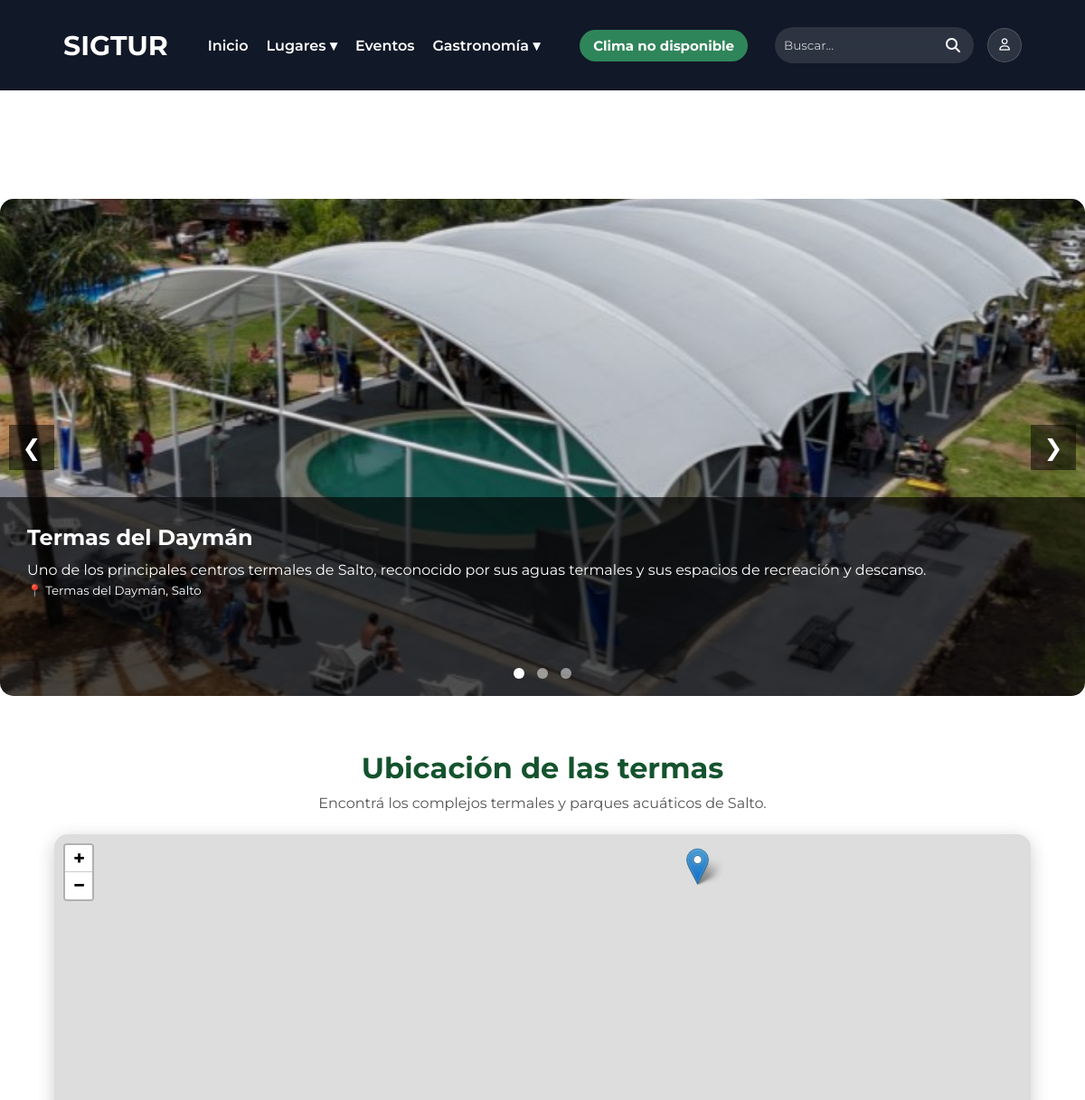
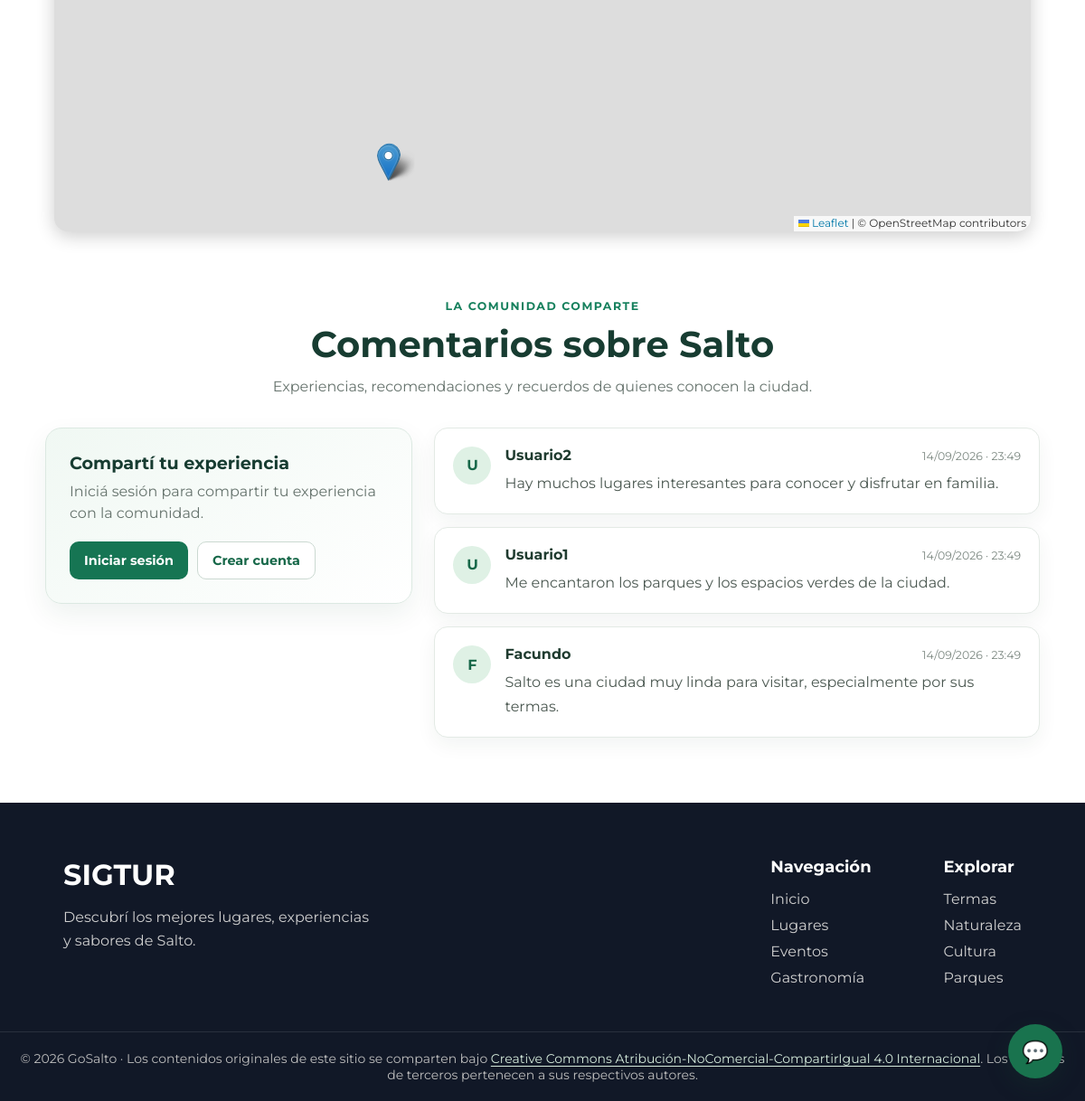
The page /pages/lugares/termas.php on the database its author committed (2 pictures, top to bottom).
### tables this page shows
CREATE TABLE `lugar` (
  `ID_LUGAR` int(11) NOT NULL,
  `NOMBRE` varchar(150) NOT NULL,
  `DESCRIPCION` text DEFAULT NULL,
  `DIRECCION` varchar(200) NOT NULL,
  `IMAGEN` varchar(255) DEFAULT NULL,
  `LATITUD` decimal(10,7) DEFAULT NULL,
  `LONGITUD` decimal(10,7) DEFAULT NULL
);

CREATE TABLE `comentario` (
  `ID_COMENTARIO` int(11) NOT NULL,
  `ID_USUARIO` int(11) NOT NULL,
  `COMENTARIO` text NOT NULL,
  `FECHA` datetime DEFAULT current_timestamp()
);

CREATE TABLE `usuario` (
  `ID_USUARIO` int(11) NOT NULL,
  `ID_ROL` int(11) NOT NULL,
  `NOMBRE` varchar(100) NOT NULL,
  `CONTRASENA` varchar(255) NOT NULL,
  `CORREO` varchar(150) NOT NULL
);

### config/config.php (called while the page is built, shortened)
<?php
function url($ruta)
{
    return BASE_URL . $ruta;
}
?>

### pages/lugares/termas.php (the view, shortened to what this page needs)
<?php
require_once("../../conexion.php");
$sql = "SELECT
            LUGAR.ID_LUGAR,
            LUGAR.NOMBRE,
            LUGAR.DESCRIPCION,
            LUGAR.DIRECCION,
            LUGAR.IMAGEN
        FROM LUGAR
        INNER JOIN LUGAR_CATEGORIA
            ON LUGAR.ID_LUGAR = LUGAR_CATEGORIA.ID_LUGAR
        WHERE LUGAR_CATEGORIA.ID_CATEGORIA = 5";
$lugares = $conexion->query($sql);
?>
<!DOCTYPE html>
<html lang="es">
<head>
    <link rel="stylesheet" href="../../assets/css/var.css">
    <link rel="stylesheet" href="../../assets/css/styles.css">
    <link rel="stylesheet" href="../../assets/css/componentes.css">
    <link rel="stylesheet" href="../../assets/css/style-secciones.css">
    <link rel="stylesheet" href="../../assets/css/slider.css">
    <link rel="stylesheet" href="../../assets/css/comments.css?v=3">
    <link rel="stylesheet" href="https://cdnjs.cloudflare.com/ajax/libs/font-awesome/6.7.2/css/all.min.css">
    <?php include("../../includes/mapa-head.php"); ?>
</head>
<body>
<main class="main-content pagina-interna">
<?php include("../../includes/navbar.php"); ?>
<section class="slider-container">
    <button class="slider-btn prev">❮</button>
    <?php
    $primer_slide = true;
    while ($lugar = $lugares->fetch_assoc()) {
    ?>
        <div class="slide <?= $primer_slide ? 'active' : '' ?>">
            <img
                src="../../<?= htmlspecialchars($lugar["IMAGEN"]) ?>"
                alt="<?= htmlspecialchars($lugar["NOMBRE"]) ?>"
            >
            <div class="slide-info">
                <h2>
                    <?= htmlspecialchars($lugar["NOMBRE"]) ?>
                </h2>
                <p>
                    <?= htmlspecialchars($lugar["DESCRIPCION"]) ?>
                </p>
                <?php if (!empty($lugar["DIRECCION"])) { ?>
                    <small>
                        📍 <?= htmlspecialchars($lugar["DIRECCION"]) ?>
                    </small>
                <?php } ?>
            </div>
        </div>
    <?php
        $primer_slide = false;
    }
    ?>
    <button class="slider-btn next">❯</button>
    <div class="slider-dots">
        <span class="dot active"></span>
        <span class="dot"></span>
        <span class="dot"></span>
    </div>
</section>
<?php include("../../includes/mapa-categoria.php"); ?>
<?php include("../../includes/comments.php"); ?>
</main>
<?php include("../../includes/footer.php"); ?>
<?php include("../../includes/chat-widget.php"); ?>
</body>
</html>

### includes/comments.php (shortened to what this page needs)
<?php
require_once(__DIR__ . "/../conexion.php");
require_once(__DIR__ . "/../config/config.php");
try {
    $resultadoComentarios = $conexion->query(
        "SELECT COMENTARIO.COMENTARIO, USUARIO.NOMBRE, COMENTARIO.FECHA
         FROM COMENTARIO
         INNER JOIN USUARIO ON COMENTARIO.ID_USUARIO = USUARIO.ID_USUARIO
         ORDER BY COMENTARIO.ID_COMENTARIO DESC"
    );
} catch (mysqli_sql_exception $error) {
    error_log("No se pudieron cargar los comentarios: " . $error->getMessage());
    $resultadoComentarios = false;
}
?>
<section class="comentarios" id="comentarios">
    <header class="comentarios-header">
        <span class="comentarios-etiqueta">La comunidad comparte</span>
        <h2>Comentarios sobre Salto</h2>
        <p>Experiencias, recomendaciones y recuerdos de quienes conocen la ciudad.</p>
    </header>
    <div class="comentarios-contenido">
        <div class="comentario-formulario">
            <h3>Compartí tu experiencia</h3>
            <?php if (isset($_SESSION['id_usuario'])) { ?>
                <p class="comentario-sesion">
                    Publicando como <strong><?= htmlspecialchars($_SESSION['nombre'] ?? 'Usuario', ENT_QUOTES, 'UTF-8') ?></strong>
                </p>
                <form action="<?= htmlspecialchars(url('pages/guardar_comentario.php'), ENT_QUOTES, 'UTF-8') ?>" method="POST">
                    <input type="hidden" name="csrf_token" value="<?= htmlspecialchars($_SESSION['csrf_comentario'], ENT_QUOTES, 'UTF-8') ?>">
                    <input type="hidden" name="return_to" value="<?= htmlspecialchars($_SERVER['REQUEST_URI'] ?? '/', ENT_QUOTES, 'UTF-8') ?>">
                    <label for="texto-comentario">Tu comentario</label>
                    <textarea
                        id="texto-comentario"
                        name="comentario"
                        maxlength="2000"
                        rows="5"
                        placeholder="¿Qué te gustó de Salto? Compartí tu recomendación..."
                        required
                    ></textarea>
                    <div class="comentario-formulario-pie">
                        <small>Hasta 2000 caracteres</small>
                        <button type="submit">Publicar comentario</button>
                    </div>
                </form>
            <?php } else { ?>
                <p>Iniciá sesión para compartir tu experiencia con la comunidad.</p>
                <div class="comentario-acceso">
                    <a href="<?= htmlspecialchars(url('pages/login.php'), ENT_QUOTES, 'UTF-8') ?>">Iniciar sesión</a>
                    <a href="<?= htmlspecialchars(url('pages/register.php'), ENT_QUOTES, 'UTF-8') ?>">Crear cuenta</a>
                </div>
            <?php } ?>
        </div>
        <div class="comentarios-lista">
            <?php if ($resultadoComentarios === false) { ?>
                <p class="comentarios-vacio">No se pudieron cargar los comentarios en este momento. Intentá nuevamente más tarde.</p>
            <?php } elseif ($resultadoComentarios->num_rows === 0) { ?>
                <p class="comentarios-vacio">Todavía no hay comentarios. ¡Sé la primera persona en compartir su experiencia!</p>
            <?php } else { ?>
                <?php while ($comentario = $resultadoComentarios->fetch_assoc()) { ?>
                    <article class="comentario">
                        <div class="comentario-avatar" aria-hidden="true">
                            <?= htmlspecialchars(mb_strtoupper(mb_substr($comentario['NOMBRE'], 0, 1, 'UTF-8'), 'UTF-8'), ENT_QUOTES, 'UTF-8') ?>
                        </div>
                        <div class="comentario-detalle">
                            <div class="comentario-meta">
                                <h3><?= htmlspecialchars($comentario['NOMBRE'], ENT_QUOTES, 'UTF-8') ?></h3>
                                <time datetime="<?= htmlspecialchars($comentario['FECHA'], ENT_QUOTES, 'UTF-8') ?>">
                                    <?= htmlspecialchars(date('d/m/Y · H:i', strtotime($comentario['FECHA'])), ENT_QUOTES, 'UTF-8') ?>
                                </time>
                            </div>
                            <p><?= nl2br(htmlspecialchars($comentario['COMENTARIO'], ENT_QUOTES, 'UTF-8')) ?></p>
                        </div>
                    </article>
                <?php } ?>
            <?php } ?>
        </div>
    </div>
</section>

### assets/css/var.css (style rules this page uses)
:root { --fuente: 'Montserrat', sans-serif; --color-principal: rgb(255, 255, 255); --color-secundario : #f5f5f5; --color-principal-texto: rgb(0, 0, 0); --color-secundario-texto : #555; --color-redes: #333; --tamaño-principal-h1: 30px; --tamaño-principal-fuente: 15px; }

### assets/css/styles.css (style rules this page uses)
* { margin: 0; padding: 0; box-sizing: border-box; font-family: var(--fuente); }
html, body { width: 100%; min-height: 100%; scroll-behavior: smooth; }
body { display: flex; flex-direction: column; min-height: 100vh; }
main { flex: 1; }
.pagina-interna { padding-top:100px; flex:1; }

### assets/css/componentes.css (style rules this page uses)
.slider-container { position: relative; max-width: 1200px; height: 550px; margin: 120px auto 40px auto; overflow: hidden; border-radius: 15px; }
.slide { display: none; width: 100%; height: 100%; position: relative; }
.slide.active { display: block; }
.slide img { width: 100%; height: 100%; object-fit: cover; }
.slide-info { position: absolute; bottom: 0; left: 0; width: 100%; height: 40%; background: rgba(0,0,0,0.65); color: white; padding: 30px; box-sizing: border-box; }
.slide-info h2 { margin-bottom: 10px; }
.slide-info p { line-height: 1.5; }
.slider-btn { position: absolute; top: 50%; transform: translateY(-50%); background: rgba(0,0,0,0.5); color: white; border: none; width: 50px; height: 50px; cursor: pointer; font-size: 25px; z-index: 100; }
.prev { left: 10px; }
.next { right: 10px; }
.slider-dots { position: absolute; bottom: 15px; width: 100%; text-align: center; z-index: 100; }
.dot { width: 12px; height: 12px; background: rgba(255,255,255,0.5); border-radius: 50%; display: inline-block; margin: 0 5px; cursor: pointer; }
.dot.active { background: white; }

### assets/css/slider.css (style rules this page uses)
.slider-container { position: relative; max-width: 1200px; height: 550px; margin: 120px auto 40px auto; overflow: hidden; border-radius: 15px; }
.slide { display: none; width: 100%; height: 100%; position: relative; }
.slide.active { display: block; }
.slide img { width: 100%; height: 100%; object-fit: cover; }
.slide-info { position: absolute; bottom: 0; left: 0; width: 100%; height: 40%; background: rgba(0,0,0,0.65); color: white; padding: 30px; box-sizing: border-box; }
.slide-info h2 { margin-bottom: 10px; }
.slide-info p { line-height: 1.5; }
.slider-btn { position: absolute; top: 50%; transform: translateY(-50%); background: rgba(0,0,0,0.5); color: white; border: none; width: 50px; height: 50px; cursor: pointer; font-size: 25px; z-index: 100; }
.prev { left: 10px; }
.next { right: 10px; }
.slider-dots { position: absolute; bottom: 15px; width: 100%; text-align: center; z-index: 100; }
.dot { width: 12px; height: 12px; background: rgba(255,255,255,0.5); border-radius: 50%; display: inline-block; margin: 0 5px; cursor: pointer; }
.dot.active { background: white; }

### rows shown on the page
lugar: IMAGEN (picture), NOMBRE "Termas del Daymán", DESCRIPCION "Uno de los principales centros termales de Salto, reconocido por sus aguas termales y sus espacios de recreación y descanso.", DIRECCION "Termas del Daymán, Salto"
comentario: ID_USUARIO.NOMBRE "U", ID_USUARIO.NOMBRE "Usuario2", FECHA "14/09/2026 · 23:49", COMENTARIO "Hay muchos lugares interesantes para conocer y disfrutar en familia."
comentario: ID_USUARIO.NOMBRE "U", ID_USUARIO.NOMBRE "Usuario1", FECHA "14/09/2026 · 23:49", COMENTARIO "Me encantaron los parques y los espacios verdes de la ciudad."
comentario: ID_USUARIO.NOMBRE "F", ID_USUARIO.NOMBRE "Facundo", FECHA "14/09/2026 · 23:49", COMENTARIO "Salto es una ciudad muy linda para visitar, especialmente por sus termas."

### other values the page prints
$tituloMapaSeguro "Ubicación de las termas"
$descripcionMapaSegura "Encontrá los complejos termales y parques acuáticos de Salto."
